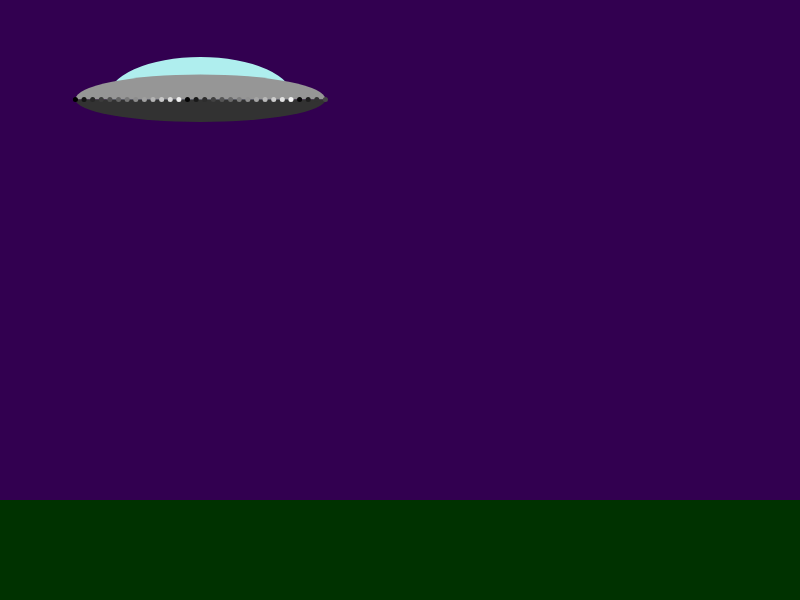
Frame 1 (no input)
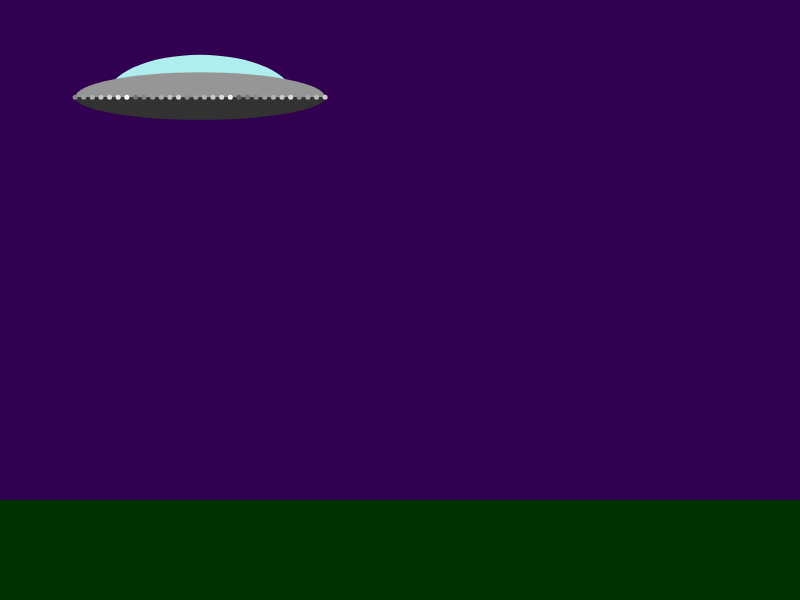
Frame 60 (no input)
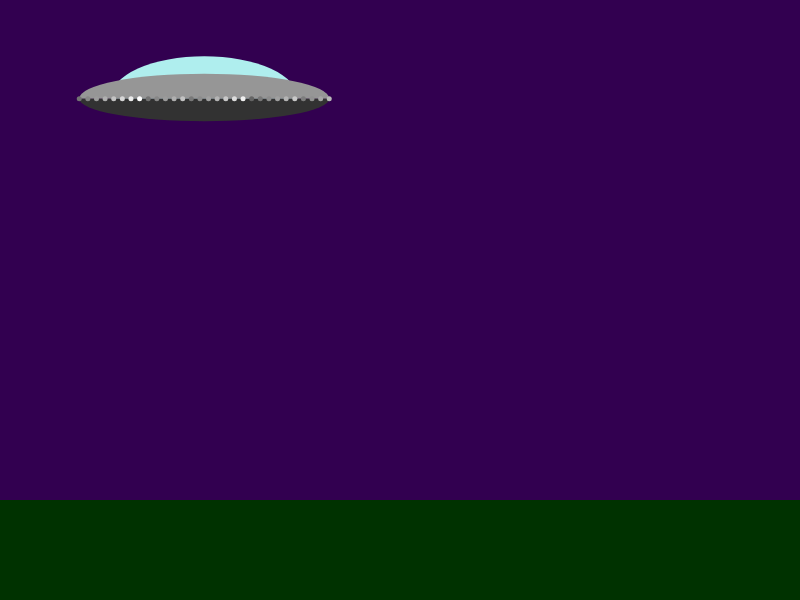
Frame 120 (the mouse pressed at the canvas centre since frame 60)

The p5.js sketch that drew these frames (run headless with seeded random() and noise() and a simulated clock; from frame 60 on, the mouse is pressed at the canvas centre):

// p5.js sketch
// ── sketch.js
//Topic 1.1 
//Object orientation revisted
//part three: add beam of light to the flying saucer

var flyingSaucer;

function setup()
{
    createCanvas(800,600);
    noStroke();

    flyingSaucer = {
        x: 200,
        y: 100,
        width: 250,
        height: 100,
        window_width: 0.75,
        window_height: 0.85,
        base_height: 0.45,
        num_lights: 30,
        brightnesses: [],
        beamOn: false,

        beam: function () {
            if (random() > 0.25) {
                fill(255, 255, 100, 150);
                beginShape();
                vertex(this.x - 25, this.y + this.height * this.base_height * 0.5);
                vertex(this.x + 25, this.y + this.height * this.base_height * 0.5);
                vertex(this.x + 70, height - 100);
                vertex(this.x - 70, height - 100);
                endShape();
            }
        },

        hover: function () {
            this.x += random(-1, 1);
            this.y += random(-1, 1);
        }
    };


    for(var i = 0; i < flyingSaucer.num_lights; i++)
    {
        flyingSaucer.brightnesses.push((i * 20)%255);
    }
}

function draw()
{
    background(50,0,80);
    
    //draw the ground
    fill(0,50,0);
    rect(0,height - 100, width, 100);
    
    //draw the flying saucer

    if(flyingSaucer.beamOn)
    {
        flyingSaucer.beam();
    }

    flyingSaucer.hover();

    // draw the window
    fill(175,238,238);
    arc(
        flyingSaucer.x,
        flyingSaucer.y,
        flyingSaucer.width * flyingSaucer.window_width,
        flyingSaucer.height * flyingSaucer.window_height,
        PI, TWO_PI
    );

    // draw the body
    fill(150);
    arc(
        flyingSaucer.x,
        flyingSaucer.y,
        flyingSaucer.width,
        flyingSaucer.height/2,
        PI, TWO_PI
    );

    // draw the base
    fill(50);
    arc(
        flyingSaucer.x,
        flyingSaucer.y,
        flyingSaucer.width,
        flyingSaucer.height * flyingSaucer.base_height,
        0, PI
    );

    // draw the lights
    var incr = (flyingSaucer.width / (flyingSaucer.num_lights - 1));

    for(var i = 0; i < flyingSaucer.num_lights; i++)
    {
        var x = flyingSaucer.x - flyingSaucer.width/2 + i * incr;
        fill(flyingSaucer.brightnesses[i]);
        ellipse(
            x,
            flyingSaucer.y,
            5,
            5
        );
        flyingSaucer.brightnesses[i] += 5;
        if(flyingSaucer.brightnesses[i] > 255)
        {
            flyingSaucer.brightnesses[i] = 100;
        }
    }
}

function keyPressed()
{
    flyingSaucer.beamOn = true;
}

function keyReleased()
{
    flyingSaucer.beamOn = false;
}
